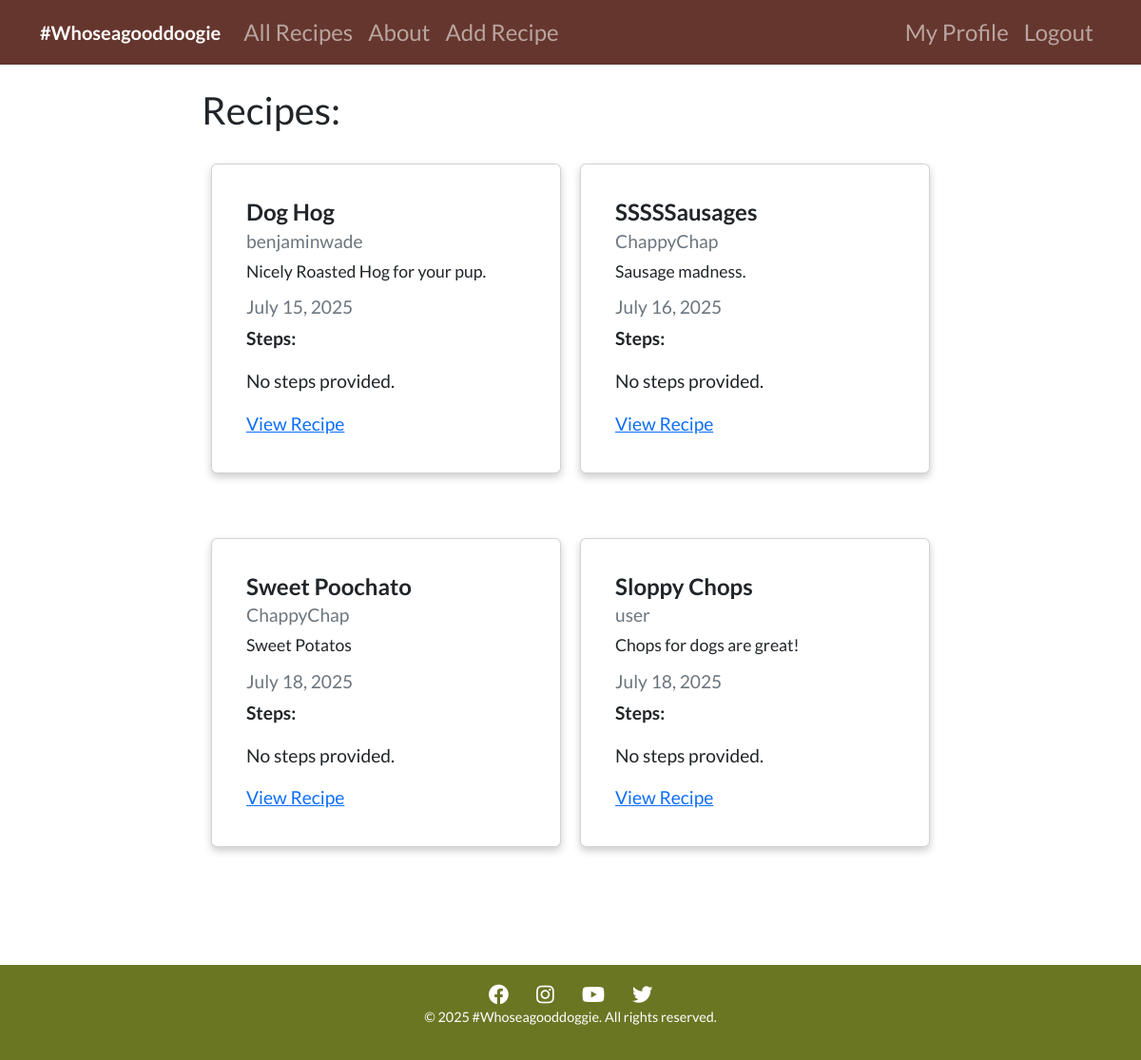
The page /all_recipes/ (signed in) on the database as committed earlier.
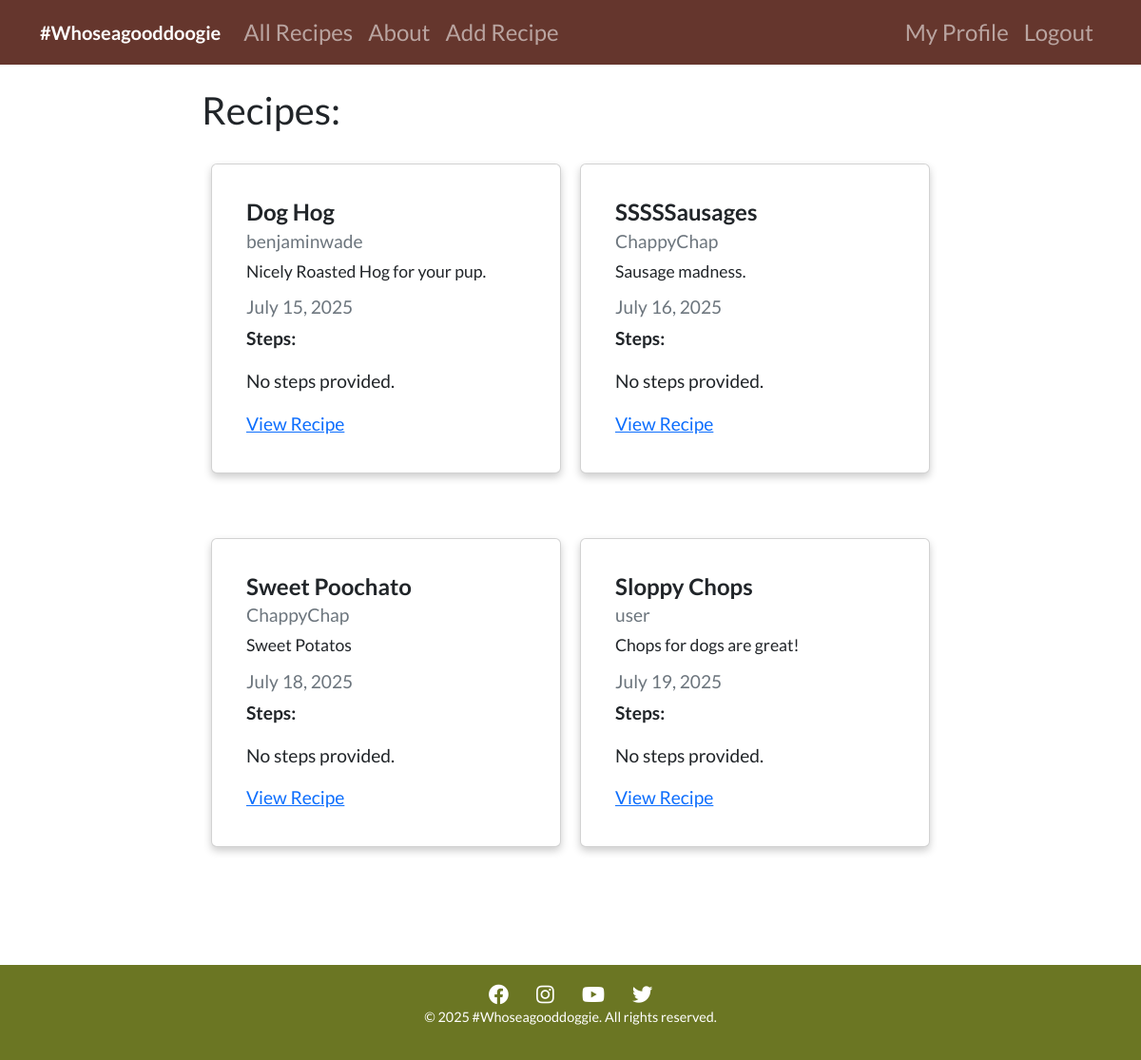
The same page on the database as committed later.
### recipes/models.py (models this page shows, shortened)
class Recipe(models.Model):
    title = models.CharField(max_length=100)
    description = models.TextField()
    steps = models.TextField(default="No steps provided.")  # New field for recipe steps  # New field for recipe steps
    author = models.ForeignKey(User, on_delete=models.CASCADE)
    created_at = models.DateTimeField(auto_now_add=True)
    updated_at = models.DateTimeField(auto_now=True)
    image = CloudinaryField('image', blank=True, null=True)  # Field for image upload

### recipes/views.py (the view)
# urls.py: path('all_recipes/', views.RecipeListView.as_view(), name="recipes-all_recipes"),
class RecipeListView(LoginRequiredMixin, ListView):
    model = Recipe  # Use Recipe directly
    template_name = 'recipes/all_recipes.html'
    context_object_name = 'recipes'

### recipes/templates/recipes/all_recipes.html (shortened to what this page needs)
{% extends "recipes/base.html" %}
{% block content %}
<h1>Recipes:</h1>
<div class="card-container">
    {% for recipe in recipes %}
    <div class="card my-4">
        <div class="card-body">
            <h5 class="card-title">{{ recipe.title }}</h5>
            <h6 class="card-subtitle mb-2 text-muted">{{ recipe.author }}</h6>
            <p class="card-text">{{ recipe.description }}</p>
            <h6 class="card-subtitle mb-2 text-muted">
                {{ recipe.updated_at|date:"F d, Y" }}
            </h6>
            <p><strong>Steps:</strong></p>
            <p>{{ recipe.steps }}</p>
            <a href="{% url 'recipes-detail' recipe.pk %}" class="card-link">View Recipe</a>
        </div>
    </div>
    {% endfor %}
</div>
{% endblock content %}

### recipes/templates/recipes/base.html (shortened to what this page needs)
{% load static %}
<!DOCTYPE html>
<html lang="en">
  <head>
    <link rel="stylesheet" href="{% static 'assets/css/styles.css' %}">
    <link
      href="https://cdn.jsdelivr.net/npm/bootstrap@5.2.0-beta1/dist/css/bootstrap.min.css"
      rel="stylesheet"
/>
    <link href="https://cdnjs.cloudflare.com/ajax/libs/font-awesome/5.15.4/css/all.min.css" rel="stylesheet">
  </head>
  <body>
    <nav class="navbar navbar-expand-lg navbar-dark">
      <div class="container">
        <a class="navbar-brand" href="{% url 'recipes-home' %}">#Whoseagooddoogie</a>
        <div class="collapse navbar-collapse" id="navbarNav">
          <ul class="navbar-nav">
            {% if user.is_authenticated %}
            <li class="nav-item">
              <a
                class="nav-link"
                aria-current="page"
                href="{% url 'recipes-all_recipes' %}"
                >All Recipes</a>
            </li>
            <li class="nav-item">
              <a class="nav-link" href="{% url 'recipes-about' %}">About</a>
            </li>
            <li class="nav-item">
              <a class="nav-link" href="{% url 'recipes-create' %}">Add Recipe</a>
            </li>
            {% endif %}
          </ul>
        </div>
        <div class="navbar-nav">
          {% if user.is_authenticated %}
          <a class="nav-item nav-link" href="{% url 'user-profile' %}"
            >My Profile</a
          >
          <a class="nav-item nav-link" href="{% url 'user-logout' %}">Logout</a>
          {% else %}
          <a class="nav-item nav-link" href="{% url 'user-login' %}">Login</a>
          <a class="nav-item nav-link" href="{% url 'user-register' %}"
            >Register</a
          >
          {% endif %}
        </div>
      </div>
    </nav>
    <div class="container mt-4 col-8">
       {% block content %} {% endblock %}
    </div>
    <footer class >
      <div class="container text-center">
        <div class="mb-3">
          <a href="https://www.facebook.com" target="_blank" class="text-white mx-2">
            <i class="fab fa-facebook fa-lg"></i>
          </a>
          <a href="https://www.instagram.com" target="_blank" class="text-white mx-2">
            <i class="fab fa-instagram fa-lg"></i>
          </a>
          <a href="https://www.youtube.com" target="_blank" class="text-white mx-2">
            <i class="fab fa-youtube fa-lg"></i>
          </a>
          <a href="https://www.twitter.com" target="_blank" class="text-white mx-2">
            <i class="fab fa-twitter fa-lg"></i>
          </a>
        <div>
          <p class="mb-0">&copy; 2025 #Whoseagooddoggie. All rights reserved.</p>
        </div>
    </footer>
  </body>
</html>

### static/assets/css/styles.css (style rules this page uses)
.navbar { background-color: #65362d; color: white; z-index: 10; position: fixed; width: 100%; padding: 20px 0; }
body { font-family: 'Lato', sans-serif; margin: 0; padding: 0; box-sizing: border-box; background-image: url('/static/assets/images/Paws2.jpg'); background-size: cover; background-repeat: no-repeat; background-attachment: fixed; background-position: center; color: #fff; padding-bottom: 200px; }
h1, h2, h3, h4, h5, h6 { font-family: 'Lato', sans-serif; font-weight: 700; }
p, a, button { font-family: 'Lato', sans-serif; font-weight: 400; }
.navbar .nav-link { font-size: 1.5rem; font-weight: 500; }
.navbar-brand { font-size: 2rem; font-weight: 700; }
footer { background-color: #6b7623; color: white; text-align: center; padding: 20px; position: fixed; bottom: 0; width: 100%; z-index: 10; height: 100px; }
footer a { text-decoration: none; color: #ffffff; }
footer i { font-size: 3rem; margin: 0 5px; color: #ffffff; }
footer .mb-3 { margin-bottom: 20px; }
footer p { margin: 0; font-size: 0.9rem; }
.card-container { display: flex; flex-wrap: wrap; gap: 20px; justify-content: center; }
.card { flex: 1 1 calc(50% - 20px); max-width: calc(50% - 20px); box-sizing: border-box; padding: 20px; margin: 0; box-shadow: 0 4px 8px rgba(0, 0, 0, 0.2); border-radius: 10px; font-size: 1.2rem; }
.card-title { font-size: 1.5rem; font-weight: bold; }
.card-subtitle { font-size: 1.2rem; color: #6c757d; }
.card-text { font-size: 1.1rem; }

Rows that differ between the two databases and show on the page:
changed Recipe "Sloppy Chops": updated_at "July 18, 2025" → "July 19, 2025"
